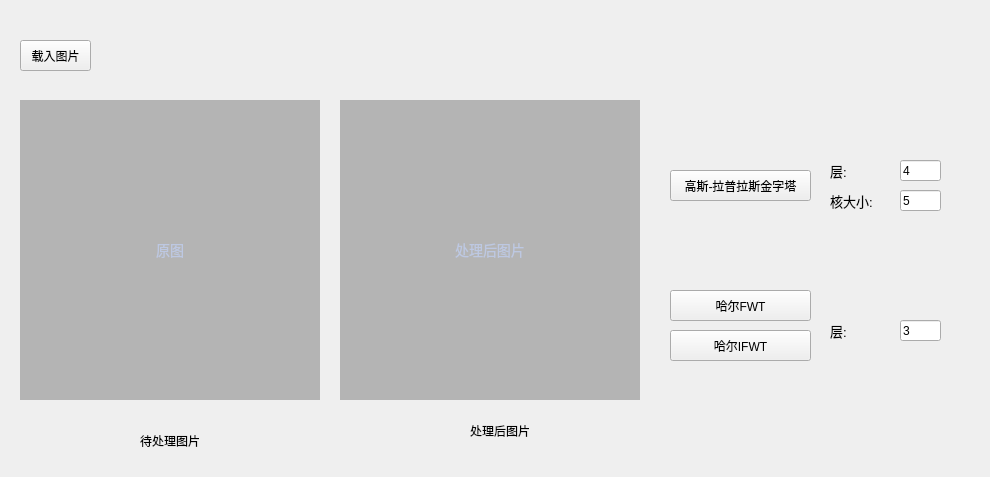
<?xml version="1.0" encoding="UTF-8"?>
<ui version="4.0">
 <class>Wavelets</class>
 <widget class="QWidget" name="Wavelets">
  <property name="geometry">
   <rect>
    <x>0</x>
    <y>0</y>
    <width>990</width>
    <height>477</height>
   </rect>
  </property>
  <property name="windowTitle">
   <string>Form</string>
  </property>
  <widget class="QPushButton" name="pbn_FWT">
   <property name="geometry">
    <rect>
     <x>670</x>
     <y>290</y>
     <width>141</width>
     <height>31</height>
    </rect>
   </property>
   <property name="text">
    <string>哈尔FWT</string>
   </property>
  </widget>
  <widget class="QLineEdit" name="lineEdit_level">
   <property name="geometry">
    <rect>
     <x>900</x>
     <y>320</y>
     <width>41</width>
     <height>21</height>
    </rect>
   </property>
   <property name="text">
    <string>3</string>
   </property>
  </widget>
  <widget class="QLabel" name="label">
   <property name="geometry">
    <rect>
     <x>830</x>
     <y>320</y>
     <width>31</width>
     <height>21</height>
    </rect>
   </property>
   <property name="font">
    <font>
     <family>Arial</family>
     <pointsize>10</pointsize>
    </font>
   </property>
   <property name="text">
    <string>层:</string>
   </property>
  </widget>
  <widget class="QLabel" name="label_inputImg">
   <property name="geometry">
    <rect>
     <x>20</x>
     <y>100</y>
     <width>300</width>
     <height>300</height>
    </rect>
   </property>
   <property name="styleSheet">
    <string notr="true">QLabel {
    font-family: &quot;Microsoft YaHei&quot;;
    font-size: 14px;
    color: #BDC8E2;
    background-color:#b4b4b4;
}</string>
   </property>
   <property name="text">
    <string>原图</string>
   </property>
   <property name="alignment">
    <set>Qt::AlignCenter</set>
   </property>
  </widget>
  <widget class="QLabel" name="label_2">
   <property name="geometry">
    <rect>
     <x>140</x>
     <y>430</y>
     <width>81</width>
     <height>21</height>
    </rect>
   </property>
   <property name="text">
    <string>待处理图片</string>
   </property>
  </widget>
  <widget class="QPushButton" name="pbn_loadImg">
   <property name="geometry">
    <rect>
     <x>20</x>
     <y>40</y>
     <width>71</width>
     <height>31</height>
    </rect>
   </property>
   <property name="text">
    <string>载入图片</string>
   </property>
  </widget>
  <widget class="QLabel" name="label_outputImg">
   <property name="geometry">
    <rect>
     <x>340</x>
     <y>100</y>
     <width>300</width>
     <height>300</height>
    </rect>
   </property>
   <property name="styleSheet">
    <string notr="true">QLabel {
    font-family: &quot;Microsoft YaHei&quot;;
    font-size: 14px;
    color: #BDC8E2;
    background-color:#b4b4b4;
}</string>
   </property>
   <property name="text">
    <string>处理后图片</string>
   </property>
   <property name="alignment">
    <set>Qt::AlignCenter</set>
   </property>
  </widget>
  <widget class="QLabel" name="label_3">
   <property name="geometry">
    <rect>
     <x>470</x>
     <y>420</y>
     <width>71</width>
     <height>21</height>
    </rect>
   </property>
   <property name="text">
    <string>处理后图片</string>
   </property>
  </widget>
  <widget class="QPushButton" name="pbn_IFWT">
   <property name="geometry">
    <rect>
     <x>670</x>
     <y>330</y>
     <width>141</width>
     <height>31</height>
    </rect>
   </property>
   <property name="text">
    <string>哈尔IFWT</string>
   </property>
  </widget>
  <widget class="QPushButton" name="pbn_pyramid">
   <property name="geometry">
    <rect>
     <x>670</x>
     <y>170</y>
     <width>141</width>
     <height>31</height>
    </rect>
   </property>
   <property name="text">
    <string>高斯-拉普拉斯金字塔</string>
   </property>
  </widget>
  <widget class="QLabel" name="label_4">
   <property name="geometry">
    <rect>
     <x>830</x>
     <y>160</y>
     <width>31</width>
     <height>21</height>
    </rect>
   </property>
   <property name="font">
    <font>
     <family>Arial</family>
     <pointsize>10</pointsize>
    </font>
   </property>
   <property name="text">
    <string>层:</string>
   </property>
  </widget>
  <widget class="QLineEdit" name="lineEdit_level_pyramid">
   <property name="geometry">
    <rect>
     <x>900</x>
     <y>160</y>
     <width>41</width>
     <height>21</height>
    </rect>
   </property>
   <property name="text">
    <string>4</string>
   </property>
  </widget>
  <widget class="QLineEdit" name="lineEdit_kernel_size">
   <property name="geometry">
    <rect>
     <x>900</x>
     <y>190</y>
     <width>41</width>
     <height>21</height>
    </rect>
   </property>
   <property name="text">
    <string>5</string>
   </property>
  </widget>
  <widget class="QLabel" name="label_5">
   <property name="geometry">
    <rect>
     <x>830</x>
     <y>190</y>
     <width>51</width>
     <height>21</height>
    </rect>
   </property>
   <property name="font">
    <font>
     <family>Arial</family>
     <pointsize>10</pointsize>
    </font>
   </property>
   <property name="text">
    <string>核大小:</string>
   </property>
  </widget>
 </widget>
 <resources/>
 <connections/>
</ui>
